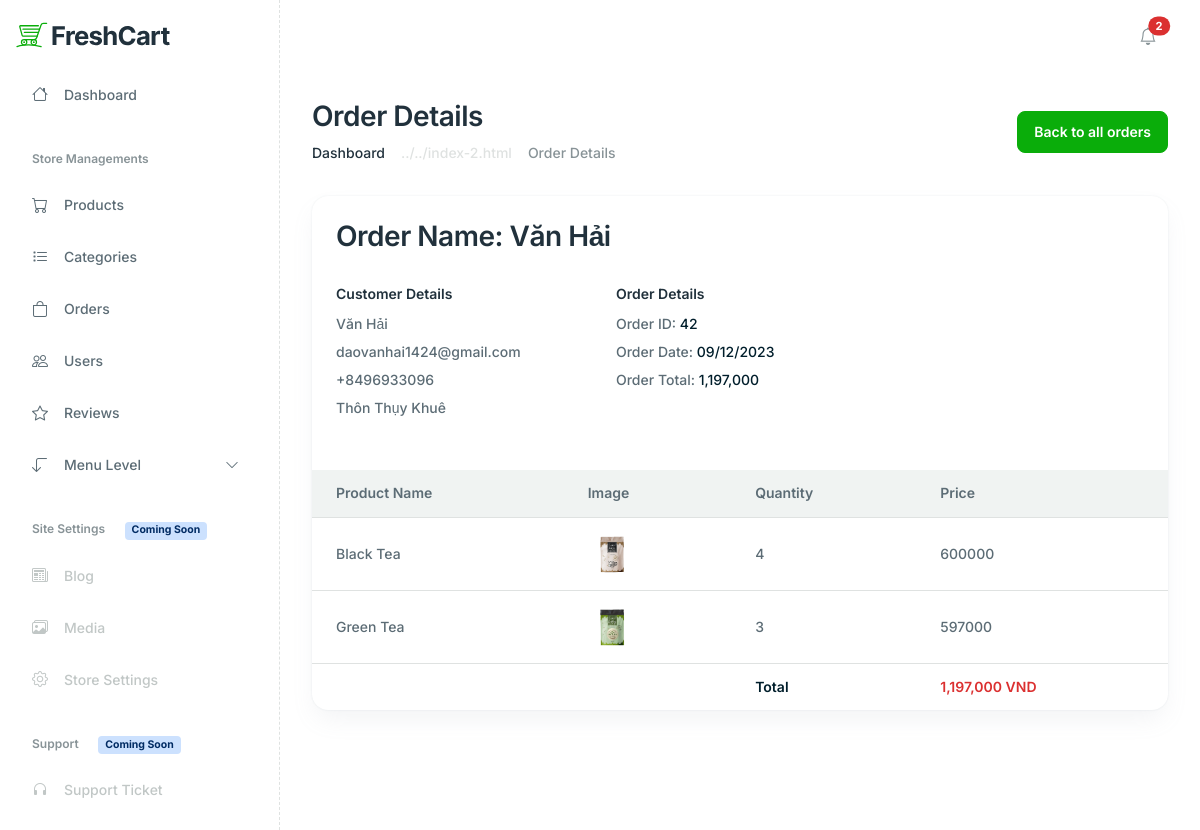
Page /admin/index.php?act=orders_detail&id=42 on the committed database.
### tables this page shows
CREATE TABLE `order` (
  `id` int(11) NOT NULL,
  `name` varchar(255) NOT NULL,
  `tel` varchar(11) NOT NULL,
  `address` varchar(255) NOT NULL,
  `pay_method` tinyint(2) NOT NULL COMMENT '1. Thanh toan khi nhan hang\r\n2. Chuyen khoan',
  `total` int(11) NOT NULL,
  `date` date NOT NULL,
  `status` tinyint(4) NOT NULL COMMENT '1. Dang cho duyet\r\n2. Da xac nhan\r\n3. Dang van chuyen\r\n4. Hoan thanh',
  `id_user` int(11) NOT NULL
);

CREATE TABLE `user` (
  `id` int(11) NOT NULL,
  `user` varchar(255) NOT NULL,
  `pass` varchar(255) NOT NULL,
  `email` varchar(255) NOT NULL,
  `role` tinyint(2) NOT NULL COMMENT '0. Admin\r\n1. User'
);

CREATE TABLE `product` (
  `id` int(11) NOT NULL,
  `name` varchar(255) NOT NULL,
  `img` varchar(255) NOT NULL,
  `price` int(11) NOT NULL,
  `quantity` int(11) NOT NULL,
  `desc` text NOT NULL,
  `id_category` int(11) NOT NULL
);

CREATE TABLE `order_details` (
  `id` int(11) NOT NULL,
  `quantity` int(11) NOT NULL,
  `price` int(11) NOT NULL,
  `id_product` int(11) NOT NULL,
  `id_order` int(11) NOT NULL
);

### model/pdo.php (called while the page is built, shortened)
<?php
function pdo_get_connection(){
    $servername = "localhost";
    $username = "root";
    $password = "";
    try {
        $conn = new PDO("mysql:host=$servername;dbname=freshcart", $username, $password);
        $conn->setAttribute(PDO::ATTR_ERRMODE, PDO::ERRMODE_EXCEPTION);
        return $conn;
    } catch(PDOException $e) {
        echo "Connection failed: " . $e->getMessage();
    }
}
function pdo_query($sql){
    $sql_args=array_slice(func_get_args(),1);
    try{
        $conn=pdo_get_connection();
        $stmt=$conn->prepare($sql);
        $stmt->execute($sql_args);
        $rows=$stmt->fetchAll();
        return $rows;
    }
    catch(PDOException $e){
        throw $e;
    }
    finally{
        unset($conn);
    }
}
?>

### model/order.php (called while the page is built, shortened)
<?php
    function loadall_orderDetail($id){
        $sql =  "SELECT
                    orders.id AS order_id,
                    orders.name AS order_name,
                    orders.tel AS order_tel,
                    orders.address AS order_address,
                    orders.pay_method AS order_pay_method,
                    orders.total AS order_total,
                    orders.date AS order_date,
                    users.user AS user_name,
                    users.email AS user_email,
                    order_details.quantity AS order_detail_quantity,
                    order_details.price AS order_detail_price,
                    products.name AS product_name,
                    products.img AS product_img
                FROM
                    `order` AS orders
                JOIN
                    `user` AS users ON orders.id_user = users.id
                JOIN
                    `order_details` ON orders.id = order_details.id_order
                JOIN
                    `product` AS products ON order_details.id_product = products.id
                WHERE
                    orders.id = $id;
                ";
        $listOrderDetail = pdo_query($sql);
        return $listOrderDetail;
    }
?>

### admin/order/order_detail.php (the view)
<div class="main-wrapper">
    <?php include 'box_left.php'; ?>
    <main class="main-content-wrapper">
        <div class="container">
            <div class="row mb-8">
                <div class="col-md-12">
                    <div class="d-flex flex-column flex-md-row justify-content-between align-items-md-center gap-4">
                        <div>
                            <h2>Order Details</h2>
                            <nav aria-label="breadcrumb">
                                <ol class="breadcrumb mb-0">
                                    <li class="breadcrumb-item"><a href="#" class="text-inherit">Dashboard</a></li>
                                    <li class="breadcrumb-item active" aria-current="page">Order Details</li>
                                </ol>
                            </nav>
                        </div>
                        <div>
                            <a href="index.php?act=list_order" class="btn btn-primary">Back to all orders</a>
                        </div>
                    </div>
                </div>
            </div>
            <div class="row">
                <div class="col-xl-12 col-12 mb-5">
                    <div class="card h-100 card-lg">
                        <div class="card-body p-6">
                            <div class="d-md-flex justify-content-between">
                                <div class="d-flex align-items-center mb-2 mb-md-0">
                                    <h2 class="mb-0">Order Name: <?= $listOrderDetail[0]['order_name'] ?></h2>
                                </div>
                            </div>
                            <div class="mt-8">
                                <div class="row">
                                    <div class="col-lg-4 col-md-4 col-12">
                                        <div class="mb-6">
                                            <h6>Customer Details</h6>
                                            <p class="mb-1 lh-lg">
                                                <?= $listOrderDetail[0]['order_name'] ?>
                                                <br />
                                                <?= $listOrderDetail[0]['user_email'] ?>
                                                <br />
                                                <?= $listOrderDetail[0]['order_tel'] ?>
                                                <br />
                                                <?= $listOrderDetail[0]['order_address'] ?>
                                            </p>
                                        </div>
                                    </div>
                                    <div class="col-lg-4 col-md-4 col-12">
                                        <div class="mb-6">
                                            <h6>Order Details</h6>
                                            <p class="mb-1 lh-lg">
                                                Order ID:
                                                <span class="text-dark"><?= $listOrderDetail[0]['order_id'] ?></span>
                                                <br />
                                                Order Date:
                                                <span class="text-dark"><?= date('d/m/Y', strtotime($listOrderDetail[0]['order_date'])) ?></span>
                                                <br />
                                                Order Total:
                                                <span class="text-dark"><?= number_format($listOrderDetail[0]['order_total']) ?></span>
                                            </p>
                                        </div>
                                    </div>
                                </div>
                            </div>
                        </div>
                        <div class="row">
                            <div class="col-12">
                                <div class="table-responsive">
                                    <table class="table mb-0 text-nowrap table-centered">
                                        <thead class="bg-light">
                                            <tr>
                                                <th>Product Name</th>
                                                <th>Image</th>
                                                <th>Quantity</th>
                                                <th>Price</th>
                                            </tr>
                                        </thead>
                                        <tbody>
                                            <?php
                                                foreach ($listOrderDetail as $value) {
                                                    extract($value);
                                            ?>
                                            <tr>
                                                <td><?= $product_name ?></td>
                                                <td>
                                                    <img src="../upload/<?= $product_img ?>" alt="" class="icon-shape icon-lg" />
                                                </td>
                                                <td><?= $order_detail_quantity ?></td>
                                                <td><span class="text-body"><?= $order_detail_price ?></span></td>
                                            </tr>
                                            <?php
                                                }
                                            ?>
                                            <tr>
                                                <td></td>
                                                <td></td>
                                                <td colspan="1" class="fw-semibold text-dark">
                                                    Total
                                                </td>
                                                <td class="fw-semibold text-danger">
                                                    <?= number_format($listOrderDetail[0]['order_total']) ?> VND
                                                </td>
                                            </tr>
                                        </tbody>
                                    </table>
                                </div>
                            </div>
                        </div>
                    </div>
                </div>
            </div>
        </div>
    </main>

### rows in the picture
order: name "Văn Hải", tel "+8496933096", address "Thôn Thụy Khuê", id "42", date "09/12/2023", total "1,197,000", product.name "Black Tea", product.img (picture), order_details.quantity "4", order_details.price "600000", product.name "Green Tea", order_details.quantity "3", order_details.price "597000"
user: email "daovanhai1424@gmail.com"
